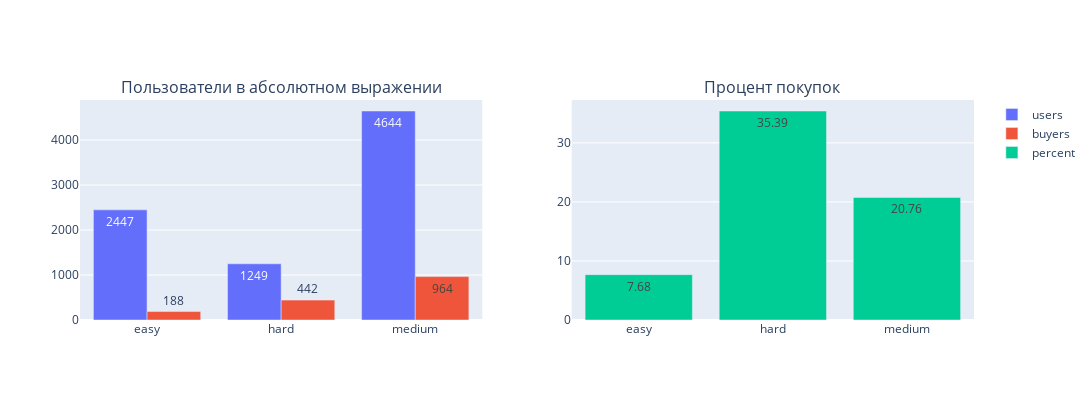
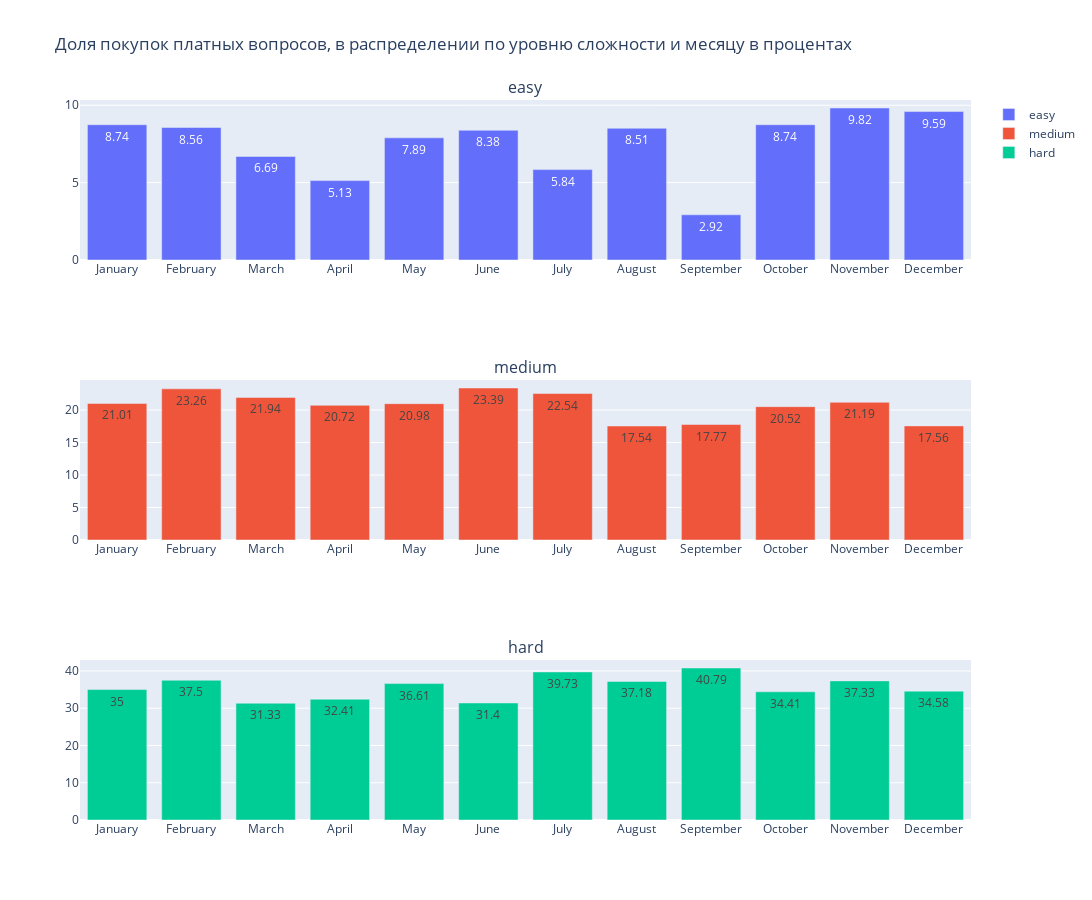

These figures' notebook cell, in order:
### Code cell
#Визуализация и выводы


fig_hip4_1 = make_subplots(rows=1,cols=2,subplot_titles=['Пользователи в абсолютном выражении','Процент покупок'])

fig_hip4_1.add_trace(go.Bar(
    x=hip4_group_alltime['selected_level'],
    y=hip4_group_alltime['users'],
    text=hip4_group_alltime['users'],
    name='users'
), row=1,col=1)

fig_hip4_1.add_trace(go.Bar(
    x=hip4_group_alltime['selected_level'],
    y=hip4_group_alltime['buyers'],
    text=hip4_group_alltime['buyers'],
    name='buyers'
), row=1,col=1)

fig_hip4_1.add_trace(go.Bar(
    x=hip4_group_alltime['selected_level'],
    y=hip4_group_alltime['percent'],
    text=hip4_group_alltime['percent'],
    name='percent'
), row=1,col=2)

fig_hip4_1.update_layout(
    height=400,
    width=1350
)

#Второй
fig_hip4_2 = make_subplots(rows=3, cols=1, subplot_titles = ['easy', 'medium', 'hard'])

fig_hip4_2.add_trace(go.Bar(
    x=hip4_group_month[hip4_group_month['selected_level'] == 'easy']['month_name'],
    y=hip4_group_month[hip4_group_month['selected_level'] == 'easy']['percent'],
    text=hip4_group_month[hip4_group_month['selected_level'] == 'easy']['percent'],
    name='easy'
), row=1, col=1)

fig_hip4_2.add_trace(go.Bar(
    x=hip4_group_month[hip4_group_month['selected_level'] == 'medium']['month_name'],
    y=hip4_group_month[hip4_group_month['selected_level'] == 'medium']['percent'],
    text=hip4_group_month[hip4_group_month['selected_level'] == 'medium']['percent'],
    name='medium'
), row=2, col=1)

fig_hip4_2.add_trace(go.Bar(
    x=hip4_group_month[hip4_group_month['selected_level'] == 'hard']['month_name'],
    y=hip4_group_month[hip4_group_month['selected_level'] == 'hard']['percent'],
    text=hip4_group_month[hip4_group_month['selected_level'] == 'hard']['percent'],
    name='hard'
), row=3,col=1)


fig_hip4_2.update_layout(
    height=900,
    width=1350,
    title = 'Доля покупок платных вопросов, в распределении по уровню сложности и месяцу в процентах'
)


#


fig_hip4_6 = make_subplots(rows=3,cols=1, subplot_titles=['easy', 'medium', 'hard'])

fig_hip4_6.add_trace(go.Bar(
    x=hip4_group_month[hip4_group_month['selected_level'] == 'easy']['month_name'],
    y=hip4_group_month[hip4_group_month['selected_level'] == 'easy']['users'],
    text=hip4_group_month[hip4_group_month['selected_level'] == 'easy']['users'],
    name='users_easy'
), row=1,col=1)

fig_hip4_6.add_trace(go.Bar(
    x=hip4_group_month[hip4_group_month['selected_level'] == 'easy']['month_name'],
    y=hip4_group_month[hip4_group_month['selected_level'] == 'easy']['buyers'],
    text=hip4_group_month[hip4_group_month['selected_level'] == 'easy']['buyers'],
    name='buyers_easy'
), row=1,col=1)




fig_hip4_6.add_trace(go.Bar(
    x=hip4_group_month[hip4_group_month['selected_level'] == 'medium']['month_name'],
    y=hip4_group_month[hip4_group_month['selected_level'] == 'medium']['users'],
    text=hip4_group_month[hip4_group_month['selected_level'] == 'medium']['users'],
    name='users_medium'
), row=2,col=1)

fig_hip4_6.add_trace(go.Bar(
    x=hip4_group_month[hip4_group_month['selected_level'] == 'medium']['month_name'],
    y=hip4_group_month[hip4_group_month['selected_level'] == 'medium']['buyers'],
    text=hip4_group_month[hip4_group_month['selected_level'] == 'medium']['buyers'],
    name='buyers_medium'
), row=2,col=1)







fig_hip4_1.show()
fig_hip4_2.show()

### Figure 1 — Plotly figure (JSON) as saved in the notebook; plotly's stock layout.template omitted (floating-point values rounded to 4 significant figures)
{"data": [{"name": "users", "text": [2447, 1249, 4644], "type": "bar", "x": ["easy", "hard", "medium"], "xaxis": "x", "y": [2447, 1249, 4644], "yaxis": "y"}, {"name": "buyers", "text": [188, 442, 964], "type": "bar", "x": ["easy", "hard", "medium"], "xaxis": "x", "y": [188, 442, 964], "yaxis": "y"}, {"name": "percent", "text": [7.68, 35.39, 20.76], "type": "bar", "x": ["easy", "hard", "medium"], "xaxis": "x2", "y": [7.68, 35.39, 20.76], "yaxis": "y2"}], "layout": {"annotations": [{"font": {"size": 16}, "showarrow": false, "text": "Пользователи в абсолютном выражении", "x": 0.225, "xanchor": "center", "xref": "paper", "y": 1, "yanchor": "bottom", "yref": "paper"}, {"font": {"size": 16}, "showarrow": false, "text": "Процент покупок", "x": 0.775, "xanchor": "center", "xref": "paper", "y": 1, "yanchor": "bottom", "yref": "paper"}], "height": 400, "width": 1350, "xaxis": {"anchor": "y", "domain": [0, 0.45]}, "xaxis2": {"anchor": "y2", "domain": [0.55, 1]}, "yaxis": {"anchor": "x", "domain": [0, 1]}, "yaxis2": {"anchor": "x2", "domain": [0, 1]}}}

### Figure 2 — Plotly figure (JSON) as saved in the notebook; plotly's stock layout.template omitted (floating-point values rounded to 4 significant figures)
{"data": [{"name": "easy", "text": [8.74, 8.56, 6.69, 5.13, 7.89, 8.38, 5.84, 8.51, 2.92, 8.74, 9.82, 9.59], "type": "bar", "x": ["January", "February", "March", "April", "May", "June", "July", "August", "September", "October", "November", "December"], "xaxis": "x", "y": [8.74, 8.56, 6.69, 5.13, 7.89, 8.38, 5.84, 8.51, 2.92, 8.74, 9.82, 9.59], "yaxis": "y"}, {"name": "medium", "text": [21.01, 23.26, 21.94, 20.72, 20.98, 23.39, 22.54, 17.54, 17.77, 20.52, 21.19, 17.56], "type": "bar", "x": ["January", "February", "March", "April", "May", "June", "July", "August", "September", "October", "November", "December"], "xaxis": "x2", "y": [21.01, 23.26, 21.94, 20.72, 20.98, 23.39, 22.54, 17.54, 17.77, 20.52, 21.19, 17.56], "yaxis": "y2"}, {"name": "hard", "text": [35, 37.5, 31.33, 32.41, 36.61, 31.4, 39.73, 37.18, 40.79, 34.41, 37.33, 34.58], "type": "bar", "x": ["January", "February", "March", "April", "May", "June", "July", "August", "September", "October", "November", "December"], "xaxis": "x3", "y": [35, 37.5, 31.33, 32.41, 36.61, 31.4, 39.73, 37.18, 40.79, 34.41, 37.33, 34.58], "yaxis": "y3"}], "layout": {"annotations": [{"font": {"size": 16}, "showarrow": false, "text": "easy", "x": 0.5, "xanchor": "center", "xref": "paper", "y": 1, "yanchor": "bottom", "yref": "paper"}, {"font": {"size": 16}, "showarrow": false, "text": "medium", "x": 0.5, "xanchor": "center", "xref": "paper", "y": 0.6111, "yanchor": "bottom", "yref": "paper"}, {"font": {"size": 16}, "showarrow": false, "text": "hard", "x": 0.5, "xanchor": "center", "xref": "paper", "y": 0.2222, "yanchor": "bottom", "yref": "paper"}], "height": 900, "title": {"text": "Доля покупок платных вопросов, в распределении по уровню сложности и месяцу в процентах"}, "width": 1350, "xaxis": {"anchor": "y", "domain": [0, 1]}, "xaxis2": {"anchor": "y2", "domain": [0, 1]}, "xaxis3": {"anchor": "y3", "domain": [0, 1]}, "yaxis": {"anchor": "x", "domain": [0.7778, 1]}, "yaxis2": {"anchor": "x2", "domain": [0.3889, 0.6111]}, "yaxis3": {"anchor": "x3", "domain": [0, 0.2222]}}}
